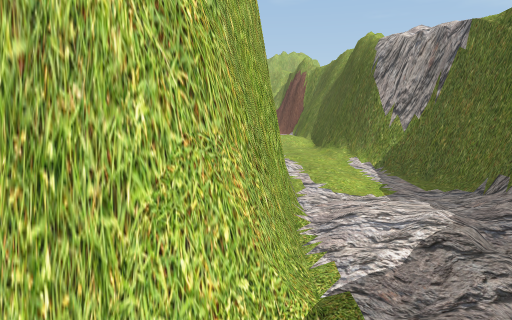
view 1 (above)

16 first-person views from a walk through a scene from a Unity 3-D project. The camera is 1.3 m above the floor, tilts 10° down and sees 80° across. The floor is counted in squares, 1 m on a side. Each view is taken from the middle of a square. On the plan, view 1 faces up. The plan holds only what a view shows up to about 14 squares ahead; the rest is blank. The place goes on beyond the plan.

view 2
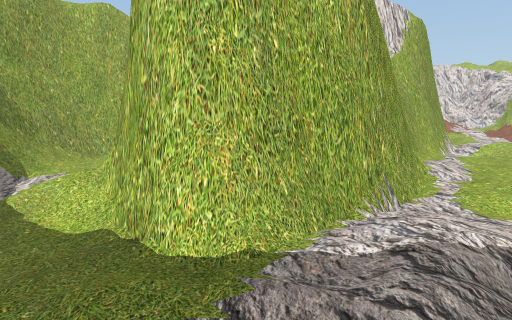

view 3
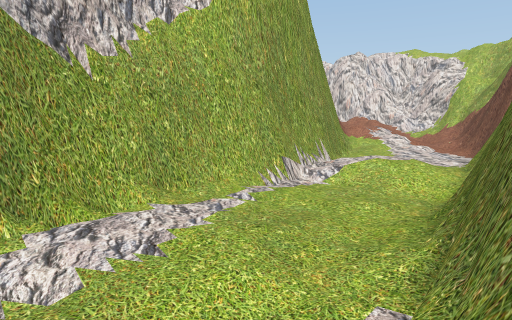

view 4
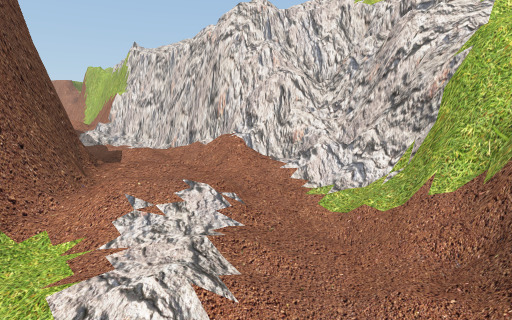

view 5
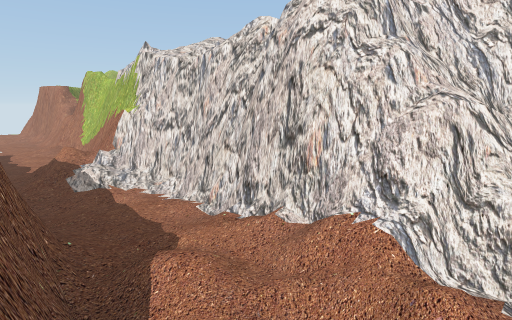

view 6
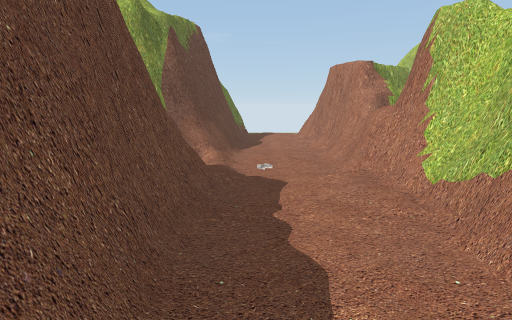

view 7
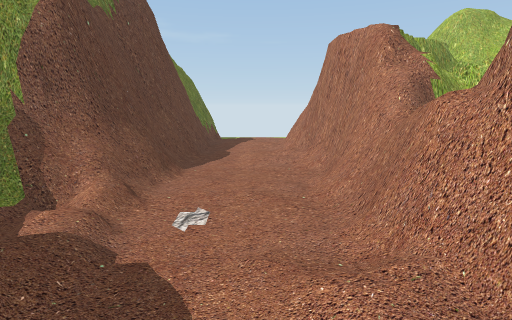

view 8
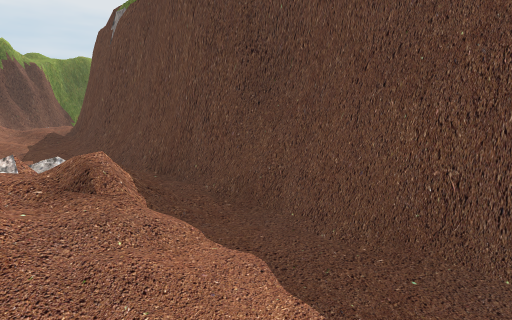

view 9
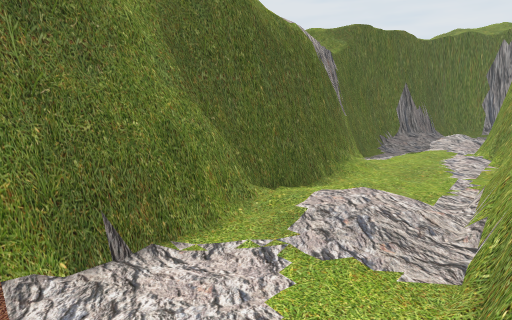

view 10
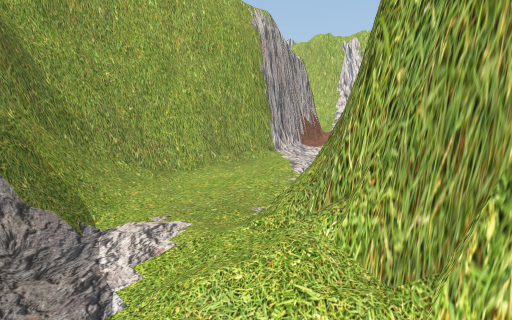

view 11
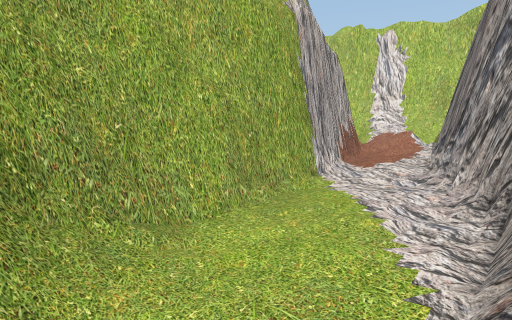

view 12
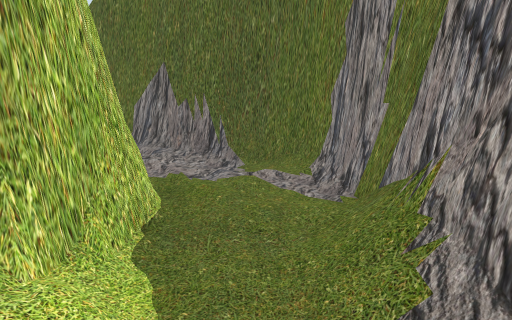

view 13
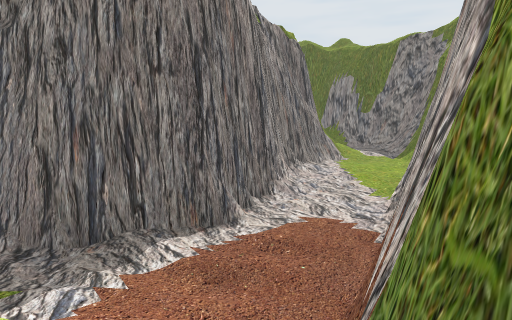

view 14
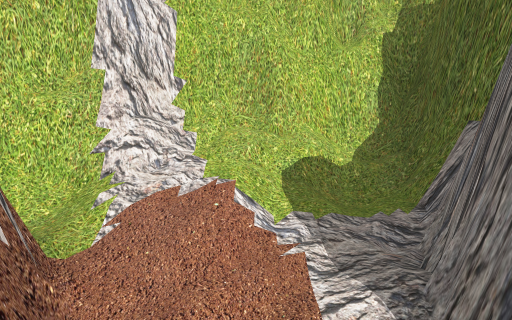

view 15
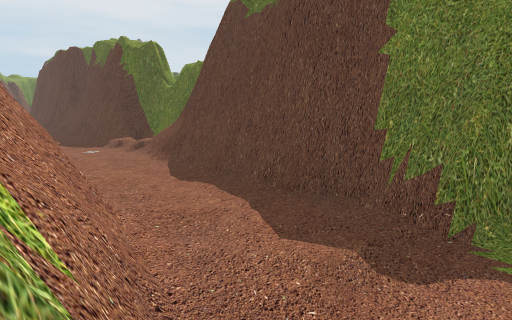

view 16
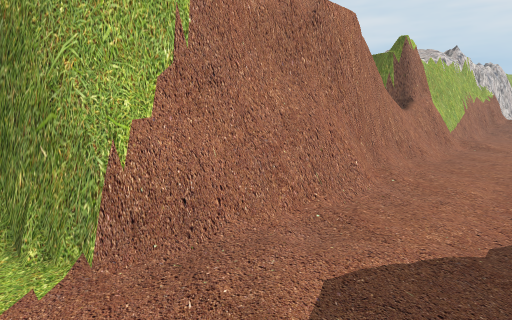

### Floor plan
Key: @ floor where view 1 was taken; # wall or solid block; . main floor; : floor 0.25 m higher than the main floor; - floor 0.25 m lower than the main floor; + floor 0.5 m higher than the main floor; / step, stairs or slope; = window, fence, low wall or low ledge.
Columns run from 28 left of view 1 to 4 right of it. Each row starts with its distance up from view 1.
 21 ##
 20 -############################
 19 --/=#//.////..-//=##//####=###
 18 -......-.--...../////..:////=##
 17 -.....------.-...//...///++/.##
 16 ######===:./#####=########/://#
 15     #####==### ####      ##/..#
 14        ######             ##..##
 13                    #####  ##..##
 12                   ###==#   #/:=#
 11                   =///:#   #./=#
 10                   ##//##   #/.=#
  9                    ##.##   #../#
  8                     #.##   #...##
  7                     #..#   #=..##
  6                     #..##  ##../#
  5                     ##..#   #..-#
  4                     ##..#   #.//#
  3                      #..##  #///#
  2                      #..=####//##
  1                      ##..////..#
  0                      ##=..-.@..#
 -1                       ######.###
 -2                           #####

Positions as (right, up) in squares from view 1, and headings:
1: (0, 0), facing up
2: (2, 0), facing up-left
3: (3, 6), facing up-left
4: (1, 15), facing up-left
5: (-2, 16), facing up-left
6: (-11, 17), facing left
7: (-15, 18), facing left
8: (-14, 19), facing down-right
9: (-1, 15), facing down-right
10: (-2, 0), facing up-left
11: (-4, 1), facing up-left
12: (-4, 0), facing right
13: (-9, 11), facing down-right
14: (-7, 8), facing up
15: (-28, 20), facing down-right
16: (-28, 17), facing up-right
